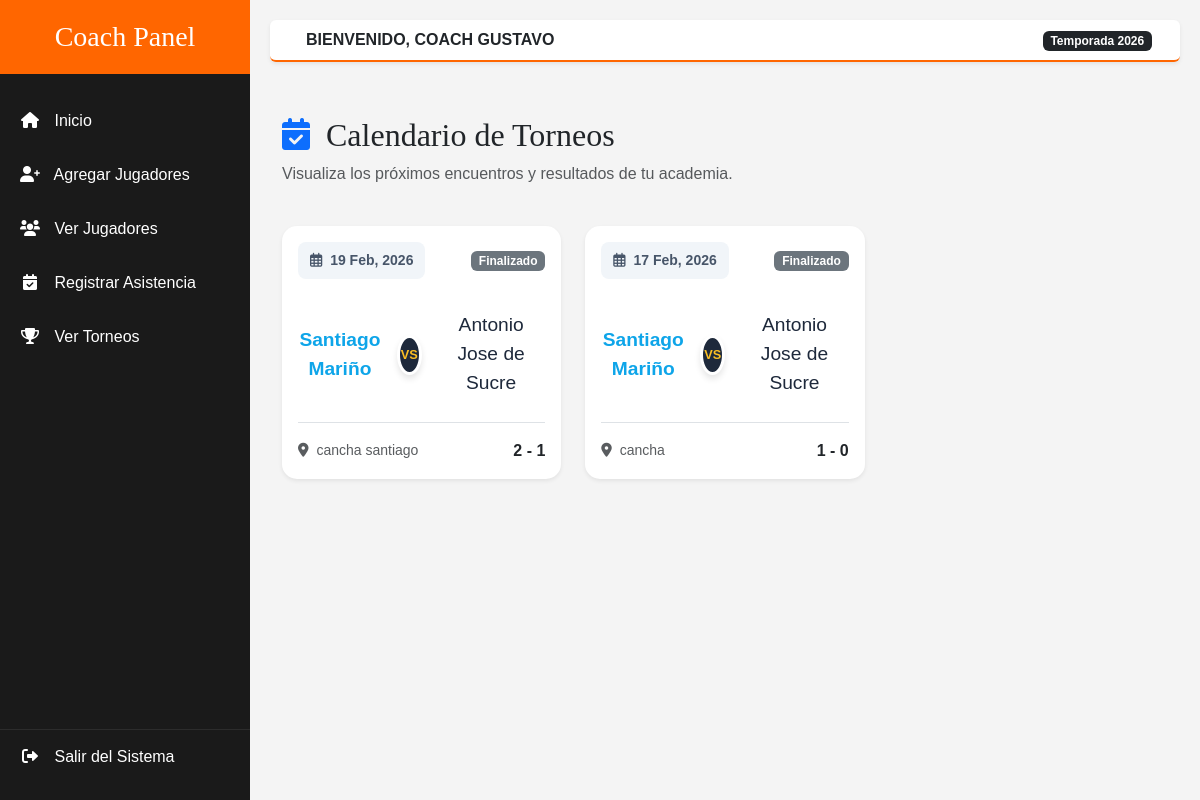
The app's page /client/entrenador/views/torneos/index.php (signed in) with its own data.
### tables this page shows
CREATE TABLE `usuarios` (
  `id_usuario` int(11) NOT NULL,
  `nombre_usuario` varchar(100) NOT NULL,
  `password_usuario` varchar(255) NOT NULL,
  `email_usuario` varchar(100) DEFAULT NULL,
  `id_universidad_fk` int(11) DEFAULT NULL,
  `id_rol_fk` int(11) DEFAULT NULL,
  `fecha_creacion` timestamp NOT NULL DEFAULT current_timestamp(),
  `fecha_actualizacion` timestamp NOT NULL DEFAULT current_timestamp() ON UPDATE current_timestamp(),
  `isActive` int(11) DEFAULT NULL
);

CREATE TABLE `juegos` (
  `id_juego` int(11) NOT NULL,
  `tipo_juego` varchar(50) DEFAULT NULL,
  `fecha_juego` datetime DEFAULT NULL,
  `fecha_creacion` timestamp NOT NULL DEFAULT current_timestamp(),
  `fecha_actualizacion` timestamp NOT NULL DEFAULT current_timestamp() ON UPDATE current_timestamp(),
  `id_academia_local` int(11) DEFAULT NULL,
  `lugar` varchar(100) DEFAULT NULL,
  `id_academia_visitante` int(11) DEFAULT NULL,
  `ganador` tinyint(2) DEFAULT NULL,
  `puntos_local` int(11) DEFAULT NULL,
  `puntos_visitante` int(11) DEFAULT NULL
);

CREATE TABLE `academias` (
  `id_universidad` int(11) NOT NULL,
  `nombre_universidad` varchar(100) NOT NULL,
  `ubicacion` varchar(255) DEFAULT NULL,
  `imagen` text DEFAULT NULL
);

### app/config.php (called while the page is built, shortened)
<?php
    $URL = "http://localhost/academy";
?>

### client/entrenador/layouts/verificacion.php (called while the page is built, shortened)
<?php
    require_once __DIR__ . '/../../../app/config.php';
    if (!isset($_SESSION['sesionentrenador'])) {
        $_SESSION['mensaje'] = "Debes iniciar sesión para acceder";
        $_SESSION['icon_mensaje'] = "warning";
        header('Location: ' . $URL . '/login.php');
        exit();
    } else {
        $usuario_sesion = $_SESSION['sesionentrenador'];
        $sql2 = "SELECT * FROM usuarios WHERE email_usuario = :email";
        $query = $pdo->prepare($sql2);
        $query->bindParam(':email', $usuario_sesion);
        $query->execute();
        $usuarioLogueado = $query->fetch(PDO::FETCH_ASSOC);
        $id_universidad_entrenador = $usuarioLogueado['id_universidad_fk'];
    }
?>

### client/entrenador/views/torneos/index.php (the view, shortened to what this page needs)
<?php
include '../../layouts/verificacion.php';
include '../../layouts/parte1.php';
$sql_juegos = "SELECT
                j.id_juego,
                j.fecha_juego,
                j.lugar,
                j.puntos_local,
                j.puntos_visitante,
                a1.nombre_universidad AS local,
                a2.nombre_universidad AS visitante,
                a1.id_universidad AS id_local
              FROM Juegos j
              INNER JOIN Academias a1 ON j.id_academia_local = a1.id_universidad
              INNER JOIN Academias a2 ON j.id_academia_visitante = a2.id_universidad
              WHERE j.id_academia_local = :id_uni OR j.id_academia_visitante = :id_uni
              ORDER BY j.fecha_juego DESC";
$query = $pdo->prepare($sql_juegos);
$query->execute(['id_uni' => $usuarioLogueado['id_universidad_fk']]);
$juegos = $query->fetchAll(PDO::FETCH_ASSOC);
?>
<div class="container-fluid py-4">
    <div class="row mb-4">
        <div class="col-12">
            <h2 class="bebas"><i class="fas fa-calendar-check me-2 text-primary"></i> Calendario de Torneos</h2>
            <p class="text-muted">Visualiza los próximos encuentros y resultados de tu academia.</p>
        </div>
    </div>
    <div class="row">
        <?php if(empty($juegos)): ?>
            <div class="col-12 text-center py-5">
                <img src="../../../../client/assets/img/empty-calendar.svg" alt="No hay juegos" style="width: 150px; opacity: 0.5;">
                <p class="mt-3 text-muted">Aún no hay juegos programados para tu universidad.</p>
            </div>
        <?php else: ?>
            <?php foreach($juegos as $j): ?>
                <div class="col-md-6 col-xl-4 mb-4">
                    <div class="tournament-card shadow-sm p-3">
                        <div class="d-flex justify-content-between align-items-center mb-3">
                            <div class="date-badge small">
                                <i class="far fa-calendar-alt me-1"></i>
                                <?php echo date('d M, Y', strtotime($j['fecha_juego'])); ?>
                            </div>
                            <span class="badge <?php echo (strtotime($j['fecha_juego']) < time()) ? 'bg-secondary' : 'bg-success'; ?>">
                                <?php echo (strtotime($j['fecha_juego']) < time()) ? 'Finalizado' : 'Próximo'; ?>
                            </span>
                        </div>
                        <div class="d-flex align-items-center justify-content-center py-3">
                            <div class="text-center flex-fill">
                                <span class="team-name <?php echo ($j['id_local'] == $id_universidad_entrenador) ? 'my-team' : ''; ?>">
                                    <?php echo $j['local']; ?>
                                </span>
                            </div>
                            <div class="vs-circle">VS</div>
                            <div class="text-center flex-fill">
                                <span class="team-name <?php echo ($j['id_local'] != $id_universidad_entrenador) ? 'my-team' : ''; ?>">
                                    <?php echo $j['visitante']; ?>
                                </span>
                            </div>
                        </div>
                        <div class="border-top pt-3 mt-2">
                            <div class="d-flex justify-content-between align-items-center">
                                <small class="text-muted"><i class="fas fa-map-marker-alt me-1"></i> <?php echo $j['lugar']; ?></small>
                                <?php if(strtotime($j['fecha_juego']) < time()): ?>
                                    <span class="fw-bold"><?php echo $j['puntos_local']; ?> - <?php echo $j['puntos_visitante']; ?></span>
                                <?php endif; ?>
                            </div>
                        </div>
                    </div>
                </div>
            <?php endforeach; ?>
        <?php endif; ?>
    </div>
</div>
<?php include '../../layouts/parte2.php'; ?>

### client/entrenador/layouts/parte1.php (shortened to what this page needs)
<?php
    require_once __DIR__ . '/../../../app/config.php';
?>
<!DOCTYPE html>
<html lang="es">
<head>
    <link href="https://cdn.jsdelivr.net/npm/bootstrap@5.3.0/dist/css/bootstrap.min.css" rel="stylesheet">
    <link rel="stylesheet" href="https://cdnjs.cloudflare.com/ajax/libs/font-awesome/6.0.0/css/all.min.css">
</head>
<body>
<div class="wrapper">
    <nav id="sidebar">
        <div class="sidebar-header text-center">
            <h3 class="bebas mb-0">Coach Panel</h3>
        </div>
        <ul class="list-unstyled components">
            <li class="active">
                <a href="#"><i class="fas fa-home"></i> Inicio</a>
            </li>
            <li>
                <a href="<?php echo $URL . '/client/entrenador/views/jugadores/create.php'; ?>"><i class="fas fa-user-plus"></i> Agregar Jugadores</a>
            </li>
            <li>
                <a href="<?php echo $URL . '/client/entrenador/views/jugadores/index.php'; ?>"><i class="fas fa-users"></i> Ver Jugadores</a>
            </li>
            <li>
                <a href="#"><i class="fas fa-calendar-check"></i> Registrar Asistencia</a>
            </li>
            <li>
                <a href="<?php echo $URL . '/client/entrenador/views/torneos/index.php'; ?>"><i class="fas fa-trophy"></i> Ver Torneos</a>
            </li>
        </ul>
        <div class="logout-section">
            <ul class="list-unstyled">
                <li>
                    <a href="<?php echo $URL; ?>/app/controllers/controllers_entrenador/logout.php" class="logout-link text-white">
                        <i class="fas fa-sign-out-alt"></i> Salir del Sistema
                    </a>
                </li>
            </ul>
        </div>
    </nav>
    <div id="content">
        <nav class="navbar navbar-expand-lg navbar-admin px-3 py-2 shadow-sm rounded">
            <div class="container-fluid">
                <span class="ms-2 fw-bold text-uppercase">Bienvenido, Coach <?php echo $usuarioLogueado['nombre_usuario']; ?></span>
                <div class="ms-auto">
                    <span class="badge bg-dark">Temporada 2026</span>
                </div>
            </div>
        </nav>

### client/entrenador/layouts/parte1.php (style rules this page uses)
:root { --naranja-basket: #ff6600; --negro-pro: #1a1a1a; --gris-suave: #2c2c2c; }
body { font-family: 'Poppins', sans-serif; background-color: #f4f4f4; }
.bebas { font-family: 'Bebas Neue', cursive; }
.wrapper { display: flex; width: 100%; align-items: stretch; }
#sidebar { min-width: 250px; max-width: 250px; background: var(--negro-pro); color: #fff; transition: all 0.3s; min-height: 100vh; display: flex; flex-direction: column; }
#sidebar .sidebar-header { padding: 20px; background: var(--naranja-basket); }
#sidebar ul.components { padding: 20px 0; }
#sidebar ul li a { padding: 15px 20px; display: block; color: white; text-decoration: none; transition: 0.3s; font-weight: 500; }
#sidebar ul li a i { margin-right: 10px; width: 20px; text-align: center; }
#content { width: 100%; padding: 20px; }
.navbar-admin { background: white; border-bottom: 2px solid var(--naranja-basket); margin-bottom: 30px; }
.logout-section { margin-top: auto; border-top: 1px solid var(--gris-suave); }

### client/entrenador/views/torneos/index.php (style rules this page uses)
.tournament-card { border: none; border-radius: 15px; transition: transform 0.3s ease; background: #fff; }
.date-badge { background: #f1f5f9; color: #475569; font-weight: 700; border-radius: 8px; padding: 8px 12px; display: inline-block; }
.vs-circle { width: 40px; height: 40px; background: #1e293b; color: #fbbf24; border-radius: 50%; display: flex; align-items: center; justify-content: center; font-weight: 900; font-size: 0.8rem; margin: 0 15px; border: 3px solid #fff; box-shadow: 0 4px 6px rgba(0,0,0,0.1); }
.team-name { font-family: 'Bebas Neue', sans-serif; font-size: 1.2rem; color: #1e293b; }
.my-team { color: #0ea5e9; font-weight: bold; }

### records on screen
usuarios: nombre_usuario "GUSTAVO"
juegos: fecha_juego "19 Feb, 2026", shows "Finalizado", id_academia_local.nombre_universidad "Santiago Mariño", id_academia_visitante.nombre_universidad "Antonio Jose de Sucre", lugar "cancha santiago", puntos_local "2", puntos_visitante "1"
juegos: fecha_juego "17 Feb, 2026", shows "Finalizado", id_academia_local.nombre_universidad "Santiago Mariño", id_academia_visitante.nombre_universidad "Antonio Jose de Sucre", lugar "cancha", puntos_local "1", puntos_visitante "0"
